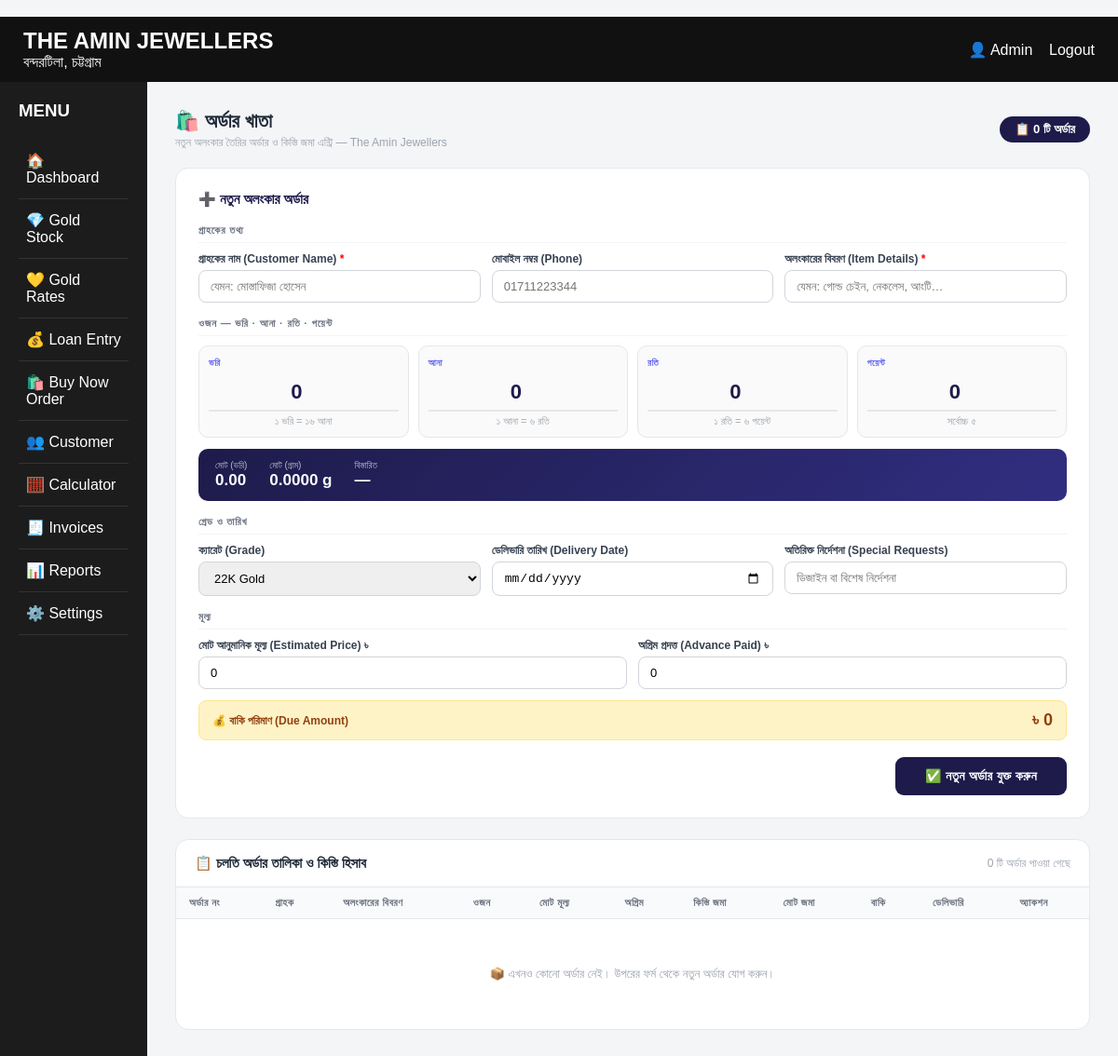
/buy-now (signed in), run on an earlier commit of the app's database.
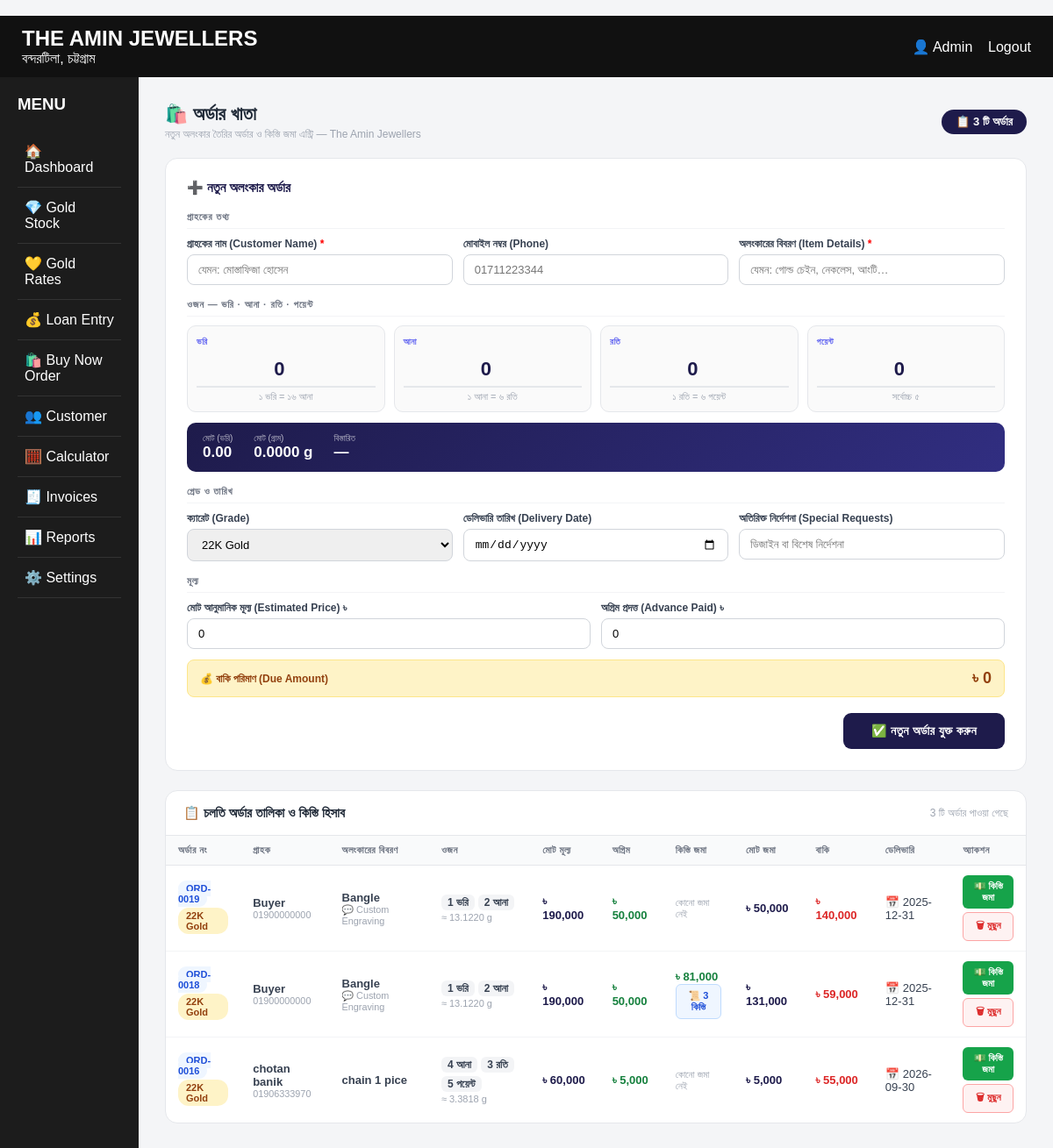
And on a later commit of the database.
### tables this page shows
CREATE TABLE buy_orders (
            id INTEGER PRIMARY KEY AUTOINCREMENT,
            customer_name TEXT NOT NULL,
            mobile TEXT,
            item_details TEXT NOT NULL,
            grade TEXT NOT NULL,
            bhori_weight REAL NOT NULL DEFAULT 0,
            ana_weight REAL NOT NULL DEFAULT 0,
            estimated_price REAL NOT NULL DEFAULT 0,
            advance_paid REAL NOT NULL DEFAULT 0,
            delivery_date TEXT,
            special_requests TEXT,
            status TEXT NOT NULL DEFAULT 'Pending',
            created_at TIMESTAMP DEFAULT CURRENT_TIMESTAMP
        , rati_weight REAL NOT NULL DEFAULT 0, point_weight REAL NOT NULL DEFAULT 0, total_weight_gram REAL NOT NULL DEFAULT 0);

### app.py (the view, shortened to what this page needs)
@app.route("/buy-now", methods=["GET", "POST"])
@login_required
def buy_now():
    conn = get_db()
    orders_raw = conn.execute("SELECT * FROM buy_orders ORDER BY id DESC").fetchall()
    orders = []
    for row in orders_raw:
        od = dict(row)
        payments = conn.execute(
            "SELECT * FROM order_payments WHERE order_id = ? ORDER BY id ASC",
            (od["id"],)
        ).fetchall()
        installment_sum = sum(p["amount"] for p in payments)
        od["payments"] = payments
        od["installment_sum"] = installment_sum
        od["total_paid"] = od["advance_paid"] + installment_sum
        od["due_amount"] = max(0.0, od["estimated_price"] - od["total_paid"])
        orders.append(od)
    return render_template("buy_now.html", orders=orders)

### app.py (called while the page is built)
def get_db():
    if "db" not in g:
        g.db = sqlite3.connect(DATABASE)
        g.db.row_factory = sqlite3.Row
    return g.db

def login_required(f):
    @wraps(f)
    def decorated_function(*args, **kwargs):
        if "user" not in session:
            return redirect("/")
        return f(*args, **kwargs)
    return decorated_function

### templates/buy_now.html (shortened to what this page needs)
﻿{% extends "base.html" %}
{% block content %}
<div class="ord-header">
  <div>
    <h1>🛍️ অর্ডার খাতা</h1>
    <p>নতুন অলংকার তৈরির অর্ডার ও কিস্তি জমা এন্ট্রি — The Amin Jewellers</p>
  </div>
  <span class="ord-count">📋 {{ orders|length }} টি অর্ডার</span>
</div>
<div class="form-card">
  <h2>➕ নতুন অলংকার অর্ডার</h2>
  <form method="POST" action="{{ url_for('buy_now') }}" id="orderForm">
    <div class="form-section-label">গ্রাহকের তথ্য</div>
    <div class="grid-3">
      <div class="fg">
        <label>গ্রাহকের নাম (Customer Name) <b style="color:red">*</b></label>
        <input name="customer_name" placeholder="যেমন: মোস্তাফিজা হোসেন" required>
      </div>
      <div class="fg">
        <label>মোবাইল নম্বর (Phone)</label>
        <input name="mobile" placeholder="01711223344">
      </div>
      <div class="fg">
        <label>অলংকারের বিবরণ (Item Details) <b style="color:red">*</b></label>
        <input name="item_details" placeholder="যেমন: গোল্ড চেইন, নেকলেস, আংটি…" required>
      </div>
    </div>
    <div class="form-section-label">ওজন — ভরি · আনা · রতি · পয়েন্ট</div>
    <div class="weight-row">
      <div class="weight-box">
        <span class="unit-label">ভরি</span>
        <input type="number" name="bhori_weight" id="w_bhori" min="0" step="1" value="0" oninput="calcWeight()">
        <span class="bn-label">১ ভরি = ১৬ আনা</span>
      </div>
      <div class="weight-box">
        <span class="unit-label">আনা</span>
        <input type="number" name="ana_weight" id="w_ana" min="0" max="15" step="1" value="0" oninput="calcWeight()">
        <span class="bn-label">১ আনা = ৬ রতি</span>
      </div>
      <div class="weight-box">
        <span class="unit-label">রতি</span>
        <input type="number" name="rati_weight" id="w_rati" min="0" max="5" step="1" value="0" oninput="calcWeight()">
        <span class="bn-label">১ রতি = ৬ পয়েন্ট</span>
      </div>
      <div class="weight-box">
        <span class="unit-label">পয়েন্ট</span>
        <input type="number" name="point_weight" id="w_point" min="0" max="5" step="1" value="0" oninput="calcWeight()">
        <span class="bn-label">সর্বোচ্চ ৫</span>
      </div>
    </div>
    <div class="weight-result" id="weightResult">
      <div class="wr-item"><div class="lbl">মোট (ভরি)</div><div class="val" id="res_bhori">0.00</div></div>
      <div class="wr-item"><div class="lbl">মোট (গ্রাম)</div><div class="val" id="res_gram">0.0000 g</div></div>
      <div class="wr-item"><div class="lbl">বিস্তারিত</div><div class="val" id="res_detail">—</div></div>
    </div>
    <div class="form-section-label">গ্রেড ও তারিখ</div>
    <div class="grid-3">
      <div class="fg">
        <label>ক্যারেট (Grade)</label>
        <select name="grade">
          <option>22K Gold</option>
        </select>
      </div>
      <div class="fg">
        <label>ডেলিভারি তারিখ (Delivery Date)</label>
        <input type="date" name="delivery_date">
      </div>
      <div class="fg">
        <label>অতিরিক্ত নির্দেশনা (Special Requests)</label>
        <input name="special_requests" placeholder="ডিজাইন বা বিশেষ নির্দেশনা">
      </div>
    </div>
    <div class="form-section-label">মূল্য</div>
    <div class="price-row">
      <div class="fg">
        <label>মোট আনুমানিক মূল্য (Estimated Price) ৳</label>
        <input type="number" name="estimated_price" id="est_price" min="0" step="1" value="0" oninput="calcDue()">
      </div>
      <div class="fg">
        <label>অগ্রিম প্রদত্ত (Advance Paid) ৳</label>
        <input type="number" name="advance_paid" id="adv_paid" min="0" step="1" value="0" oninput="calcDue()">
      </div>
    </div>
    <div class="due-preview">
      <span class="lbl">💰 বাকি পরিমাণ (Due Amount)</span>
      <span class="val" id="due_amount">৳ 0</span>
    </div>
    <div class="form-footer">
      <button type="submit" class="btn-submit">✅ নতুন অর্ডার যুক্ত করুন</button>
    </div>
  </form>
</div>
<div class="orders-card">
  <div class="orders-head">
    <h2>📋 চলতি অর্ডার তালিকা ও কিস্তি হিসাব</h2>
    <span style="font-size:12px; color:#9ca3af;">{{ orders|length }} টি অর্ডার পাওয়া গেছে</span>
  </div>
  <div class="table-scroll">
    <table>
      <thead>
        <tr>
          <th>অর্ডার নং</th>
          <th>গ্রাহক</th>
          <th>অলংকারের বিবরণ</th>
          <th>ওজন</th>
          <th>মোট মূল্য</th>
          <th>অগ্রিম</th>
          <th>কিস্তি জমা</th>
          <th>মোট জমা</th>
          <th>বাকি</th>
          <th>ডেলিভারি</th>
          <th>অ্যাকশন</th>
        </tr>
      </thead>
      <tbody>
        {% for o in orders %}
        <tr>
          <td>
            <span class="ord-id">ORD-{{ "%04d"|format(o['id']) }}</span><br>
            <span class="grade-badge" style="margin-top:4px; display:inline-block;">{{ o['grade'] }}</span>
          </td>
          <td>
            <strong>{{ o['customer_name'] }}</strong><br>
            <small style="color:#9ca3af;">{{ o['mobile'] or 'মোবাইল নেই' }}</small>
          </td>
          <td>
            <strong>{{ o['item_details'] }}</strong>
            {% if o['special_requests'] %}
            <br><small style="color:#9ca3af;">💬 {{ o['special_requests'][:40] }}{% if o['special_requests']|length > 40 %}…{% endif %}</small>
            {% endif %}
          </td>
          <td>
            <div class="wt-pill">
              {% if o['bhori_weight']  %}<span>{{ o['bhori_weight']|int }} ভরি</span>{% endif %}
              {% if o['ana_weight']    %}<span>{{ o['ana_weight']|int }} আনা</span>{% endif %}
              {% if o['rati_weight']   %}<span>{{ o['rati_weight']|int }} রতি</span>{% endif %}
              {% if o['point_weight']  %}<span>{{ o['point_weight']|int }} পয়েন্ট</span>{% endif %}
            </div>
            {% if o['total_weight_gram'] %}
            <span class="wt-gram">≈ {{ "%.4f"|format(o['total_weight_gram']) }} g</span>
            {% endif %}
          </td>
          <td><span class="money-main">৳ {{ "{:,.0f}".format(o['estimated_price']) }}</span></td>
          <td><span class="money-green">৳ {{ "{:,.0f}".format(o['advance_paid']) }}</span></td>
          <td>
            {% if o['installment_sum'] > 0 %}
              <span class="money-green">৳ {{ "{:,.0f}".format(o['installment_sum']) }}</span><br>
              <button type="button" class="btn-history" onclick="viewPayments({{ o['id'] }}, '{{ o['customer_name']|e }}', 'ORD-{{ '%04d'|format(o['id']) }}', {{ o['estimated_price'] }}, {{ o['total_paid'] }}, {{ o['due_amount'] }})">
                📜 {{ o['payments']|length }} কিস্তি
              </button>
            {% else %}
              <span style="color:#9ca3af; font-size:11px;">কোনো জমা নেই</span>
            {% endif %}
          </td>
          <td><strong style="color:#1e1b4b;">৳ {{ "{:,.0f}".format(o['total_paid']) }}</strong></td>
          <td>
            {% if o['due_amount'] <= 0 %}
              <span class="status-complete">✅ পরিশোধিত</span>
            {% else %}
              <span class="money-red">৳ {{ "{:,.0f}".format(o['due_amount']) }}</span>
            {% endif %}
          </td>
          <td>
            {% if o['delivery_date'] %}
              📅 {{ o['delivery_date'] }}
            {% else %}
              <span style="color:#d1d5db;">—</span>
            {% endif %}
          </td>
          <td>
            <div style="display:flex; flex-direction:column; gap:4px;">
              {% if o['due_amount'] > 0 %}
                <button type="button" class="btn-kisti" onclick="openPaymentModal({{ o['id'] }}, '{{ o['customer_name']|e }}', 'ORD-{{ '%04d'|format(o['id']) }}', {{ o['estimated_price'] }}, {{ o['due_amount'] }})">
                  💵 কিস্তি জমা
                </button>
              {% else %}
                <button type="button" class="btn-history" onclick="viewPayments({{ o['id'] }}, '{{ o['customer_name']|e }}', 'ORD-{{ '%04d'|format(o['id']) }}', {{ o['estimated_price'] }}, {{ o['total_paid'] }}, 0)">
                  📜 রসিদ/বিবরণ
                </button>
              {% endif %}
              <form action="{{ url_for('delete_buy_order', order_id=o['id']) }}" method="POST"
                    onsubmit="return confirm('ORD-{{ '%04d'|format(o['id']) }} মুছবেন?')">
                <button type="submit" class="btn-del-row" style="width:100%;">🗑 মুছুন</button>
              </form>
            </div>
          </td>
        </tr>
        {% else %}
        <tr>
          <td colspan="11">
            <div class="empty-state">📦 এখনও কোনো অর্ডার নেই। উপরের ফর্ম থেকে নতুন অর্ডার যোগ করুন।</div>
          </td>
        </tr>
        {% endfor %}
      </tbody>
    </table>
  </div>
</div>
{% endblock %}

### templates/base.html (shortened to what this page needs)
<!doctype html>
<html lang="bn">
  <head>
    <link
      rel="stylesheet"
      href="{{ url_for('static', filename='css/style.css') }}"
    />
  </head>
  <body>
    <header class="topbar">
        <div>
            <h2>THE AMIN JEWELLERS</h2>
            <span>বন্দরটিলা, চট্টগ্রাম</span>
        </div>
        <div>
            👤 {{ username or 'Admin' }} &nbsp;&nbsp;
            <a href="{{ url_for('logout') }}">Logout</a>
        </div>
    </header>
    <div class="dashboard">
        <aside class="sidebar">
            <h3>MENU</h3>
            <a href="{{ url_for('dashboard') }}">🏠 Dashboard</a>
            <a href="{{ url_for('gold_stock') }}">💎 Gold Stock</a>
            <a href="{{ url_for('gold_sale') }}">💛 Gold Rates</a>
            <a href="{{ url_for('loans') }}">💰 Loan Entry</a>
            <a href="{{ url_for('buy_now') }}">🛍️ Buy Now Order</a>
            <a href="{{ url_for('customers') }}">👥 Customer</a>
            <a href="{{ url_for('calculator') }}">🧮 Calculator</a>
            <a href="{{ url_for('invoices') }}">🧾 Invoices</a>
            <a href="{{ url_for('reports') }}">📊 Reports</a>
            <a href="{{ url_for('settings') }}">⚙️ Settings</a>
        </aside>
      <main class="content">{% block content %}{% endblock %}</main>
    </div>
  </body>
</html>

### static/css/style.css (style rules this page uses)
* { box-sizing: border-box; margin: 0; padding: 0; }
body { font-family: Arial, sans-serif; background: #f4f5f7; }
.topbar { height: 70px; background: #111; color: white; display: flex; justify-content: space-between; align-items: center; padding: 0 25px; }
.topbar a { color: white; text-decoration: none; }
.dashboard { display: flex; min-height: calc(100vh - 70px); }
.sidebar { width: 230px; background: #1c1c1c; padding: 20px; }
.sidebar h3 { color: white; margin-bottom: 20px; }
.sidebar a { display: block; color: white; text-decoration: none; padding: 13px 8px; border-bottom: 1px solid #333; }
.content { flex: 1; padding: 30px; }
.table-scroll { overflow-x: auto; }

What changed in the data, as far as the page shows it:
added buy_orders: id "0019", grade "22K Gold", customer_name "Buyer", mobile "01900000000", item_details "Bangle", special_requests "Custom Engraving", bhori_weight "1", ana_weight "2", total_weight_gram "13.1220", estimated_price "190,000", advance_paid "50,000", shows "কোনো জমা নেই", total_paid "50,000", due_amount "140,000", delivery_date "2025-12-31"
added buy_orders: id "0018", grade "22K Gold", customer_name "Buyer", mobile "01900000000", item_details "Bangle", special_requests "Custom Engraving", bhori_weight "1", ana_weight "2", total_weight_gram "13.1220", estimated_price "190,000", advance_paid "50,000", installment_sum "81,000", payments|length "3", total_paid "131,000", due_amount "59,000", delivery_date "2025-12-31"
added buy_orders: id "0016", grade "22K Gold", customer_name "chotan banik", mobile "01906333970", item_details "chain 1 pice", ana_weight "4", rati_weight "3", point_weight "5", total_weight_gram "3.3818", estimated_price "60,000", advance_paid "5,000", shows "কোনো জমা নেই", total_paid "5,000", due_amount "55,000", delivery_date "2026-09-30"
Also different on the page:
{{ orders|length }}: "0" → "3"
text no longer shown: "📦 এখনও কোনো অর্ডার নেই। উপরের ফর্ম থেকে নতুন অর্ডার যোগ করুন।"
